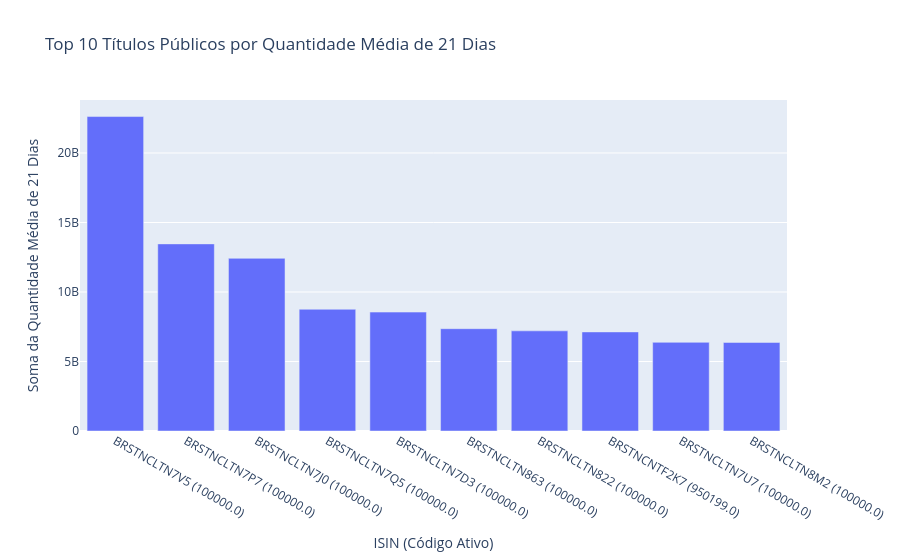

The code cell stored with this chart in its notebook:
### Code cell
# Gráfico de barras de top 10 ISINs por volume médio diário acumulado
top_10_media_21_dias = df_analise.groupby('codigo_isin')['quantidade_media_21_dias'].sum().nlargest(10).reset_index()
top_10_info_media = pd.merge(
    top_10_media_21_dias,
    df_analise[['codigo_isin', 'codigo']].drop_duplicates(),
    on='codigo_isin',
    how='left'
)
top_10_info_media['isin_codigo'] = top_10_info_media['codigo_isin'] + ' (' + top_10_info_media['codigo'].astype(str) + ')'

fig_bar = px.bar(
    top_10_info_media,
    x='isin_codigo',
    y='quantidade_media_21_dias',
    title='Top 10 Títulos Públicos por Quantidade Média de 21 Dias',
    labels={'isin_codigo': 'ISIN (Código Ativo)', 'quantidade_media_21_dias': 'Soma da Quantidade Média de 21 Dias'}
)
fig_bar.update_layout(xaxis={'categoryorder':'total descending'})
fig_bar.show()

### Figure 1 — Plotly figure (JSON) as saved in the notebook; plotly's stock layout.template omitted (floating-point values rounded to 4 significant figures)
{"data": [{"hovertemplate": "ISIN (Código Ativo)=%{x}<br>Soma da Quantidade Média de 21 Dias=%{y}<extra></extra>", "legendgroup": "", "marker": {"color": "#636efa", "pattern": {"shape": ""}}, "name": "", "orientation": "v", "showlegend": false, "textposition": "auto", "type": "bar", "x": ["BRSTNCLTN7V5 (100000.0)", "BRSTNCLTN7P7 (100000.0)", "BRSTNCLTN7J0 (100000.0)", "BRSTNCLTN7Q5 (100000.0)", "BRSTNCLTN7D3 (100000.0)", "BRSTNCLTN863 (100000.0)", "BRSTNCLTN822 (100000.0)", "BRSTNCNTF2K7 (950199.0)", "BRSTNCLTN7U7 (100000.0)", "BRSTNCLTN8M2 (100000.0)"], "xaxis": "x", "y": [22621867075, 13460639283, 12422252252, 8757694266, 8554845854, 7359717751, 7205160273, 7128293302, 6378653687, 6371126934], "yaxis": "y"}], "layout": {"barmode": "relative", "legend": {"tracegroupgap": 0}, "title": {"text": "Top 10 Títulos Públicos por Quantidade Média de 21 Dias"}, "xaxis": {"anchor": "y", "categoryorder": "total descending", "domain": [0, 1], "title": {"text": "ISIN (Código Ativo)"}}, "yaxis": {"anchor": "x", "domain": [0, 1], "title": {"text": "Soma da Quantidade Média de 21 Dias"}}}}
